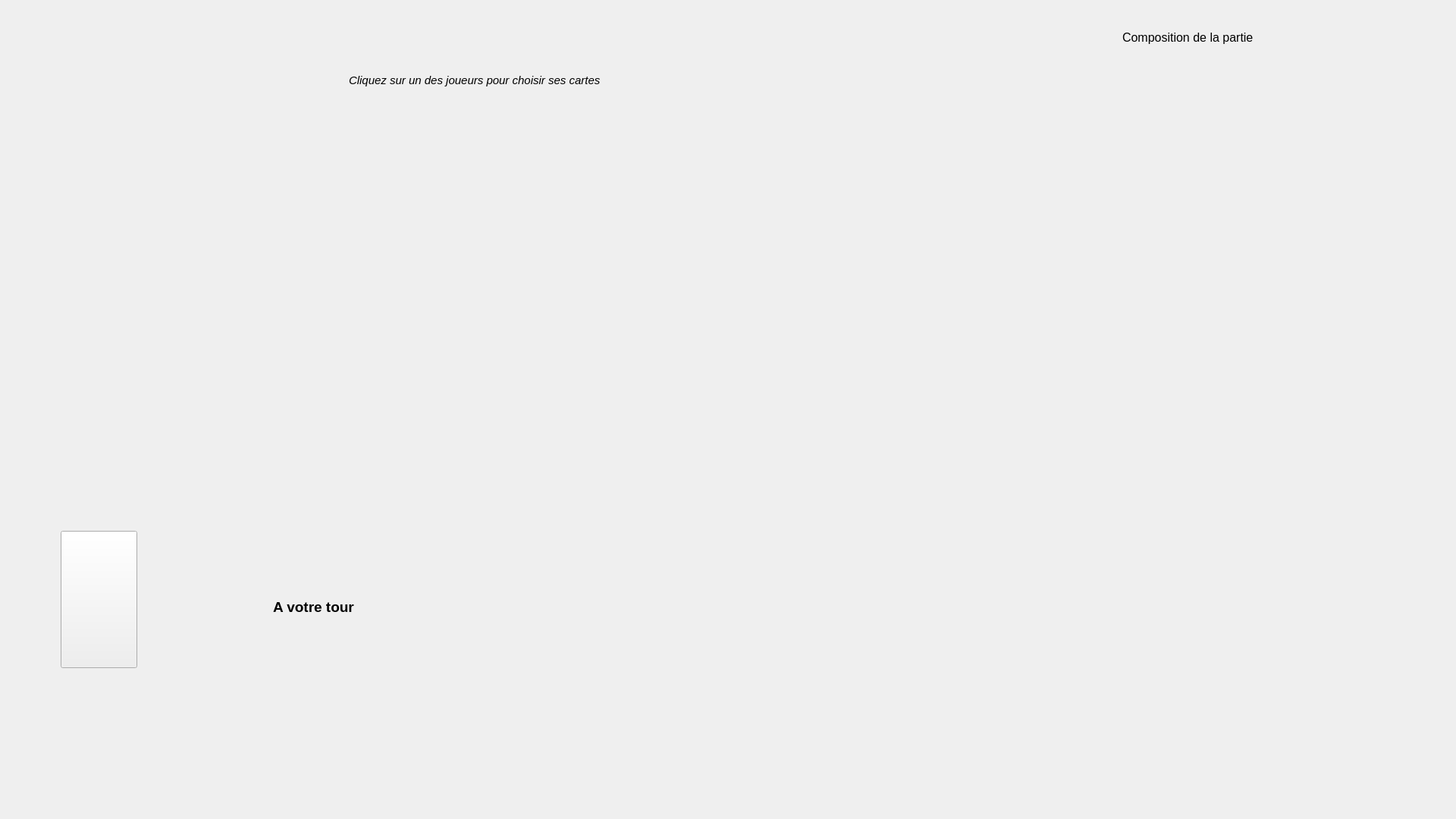
<?xml version="1.0" encoding="UTF-8"?>
<ui version="4.0">
 <class>Plateau_solo</class>
 <widget class="QWidget" name="Plateau_solo">
  <property name="geometry">
   <rect>
    <x>0</x>
    <y>0</y>
    <width>1920</width>
    <height>1080</height>
   </rect>
  </property>
  <property name="sizePolicy">
   <sizepolicy hsizetype="Preferred" vsizetype="Preferred">
    <horstretch>0</horstretch>
    <verstretch>0</verstretch>
   </sizepolicy>
  </property>
  <property name="font">
   <font>
    <family>Merriweather</family>
   </font>
  </property>
  <property name="windowTitle">
   <string>Form</string>
  </property>
  <property name="styleSheet">
   <string notr="true">QGridLayout#gridLayout_cards QPushButton
{
    border-color : #ff0000;
	background-color: none;
}

</string>
  </property>
  <layout class="QGridLayout" name="gridLayout">
   <property name="leftMargin">
    <number>0</number>
   </property>
   <property name="topMargin">
    <number>0</number>
   </property>
   <property name="rightMargin">
    <number>0</number>
   </property>
   <property name="bottomMargin">
    <number>0</number>
   </property>
   <item row="0" column="1">
    <widget class="QWidget" name="centralWidget" native="true">
     <property name="sizePolicy">
      <sizepolicy hsizetype="Expanding" vsizetype="Expanding">
       <horstretch>0</horstretch>
       <verstretch>0</verstretch>
      </sizepolicy>
     </property>
     <widget class="QWidget" name="layoutWidget">
      <property name="geometry">
       <rect>
        <x>120</x>
        <y>120</y>
        <width>1171</width>
        <height>121</height>
       </rect>
      </property>
      <layout class="QGridLayout" name="gridLayout_joueurs"/>
     </widget>
     <widget class="QWidget" name="layoutWidget">
      <property name="geometry">
       <rect>
        <x>250</x>
        <y>320</y>
        <width>941</width>
        <height>321</height>
       </rect>
      </property>
      <layout class="QGridLayout" name="gridLayout_jeu_milieu"/>
     </widget>
     <widget class="QLabel" name="labelAvotre">
      <property name="geometry">
       <rect>
        <x>360</x>
        <y>770</y>
        <width>141</width>
        <height>61</height>
       </rect>
      </property>
      <property name="font">
       <font>
        <pointsize>14</pointsize>
        <weight>75</weight>
        <bold>true</bold>
       </font>
      </property>
      <property name="text">
       <string>A votre tour</string>
      </property>
     </widget>
     <widget class="QLabel" name="label_3">
      <property name="geometry">
       <rect>
        <x>460</x>
        <y>80</y>
        <width>521</width>
        <height>51</height>
       </rect>
      </property>
      <property name="font">
       <font>
        <pointsize>11</pointsize>
        <italic>true</italic>
       </font>
      </property>
      <property name="text">
       <string>Cliquez sur un des joueurs pour choisir ses cartes</string>
      </property>
     </widget>
     <widget class="QWidget" name="stats_widget" native="true">
      <property name="geometry">
       <rect>
        <x>1360</x>
        <y>0</y>
        <width>561</width>
        <height>1081</height>
       </rect>
      </property>
      <layout class="QGridLayout" name="gridLayout_3">
       <property name="leftMargin">
        <number>120</number>
       </property>
       <property name="topMargin">
        <number>0</number>
       </property>
       <property name="rightMargin">
        <number>0</number>
       </property>
       <property name="bottomMargin">
        <number>0</number>
       </property>
       <item row="6" column="0">
        <spacer name="verticalSpacer">
         <property name="orientation">
          <enum>Qt::Vertical</enum>
         </property>
         <property name="sizeType">
          <enum>QSizePolicy::MinimumExpanding</enum>
         </property>
         <property name="sizeHint" stdset="0">
          <size>
           <width>20</width>
           <height>40</height>
          </size>
         </property>
        </spacer>
       </item>
       <item row="5" column="1">
        <spacer name="horizontalSpacer">
         <property name="orientation">
          <enum>Qt::Horizontal</enum>
         </property>
         <property name="sizeType">
          <enum>QSizePolicy::Preferred</enum>
         </property>
         <property name="sizeHint" stdset="0">
          <size>
           <width>40</width>
           <height>20</height>
          </size>
         </property>
        </spacer>
       </item>
       <item row="1" column="0" colspan="2">
        <widget class="QLabel" name="label">
         <property name="maximumSize">
          <size>
           <width>16777215</width>
           <height>80</height>
          </size>
         </property>
         <property name="font">
          <font>
           <pointsize>12</pointsize>
          </font>
         </property>
         <property name="text">
          <string>Composition de la partie</string>
         </property>
        </widget>
       </item>
       <item row="3" column="0" colspan="2">
        <layout class="QGridLayout" name="gridLayout_info_manches"/>
       </item>
       <item row="4" column="0">
        <spacer name="verticalSpacer_2">
         <property name="orientation">
          <enum>Qt::Vertical</enum>
         </property>
         <property name="sizeType">
          <enum>QSizePolicy::Minimum</enum>
         </property>
         <property name="sizeHint" stdset="0">
          <size>
           <width>20</width>
           <height>40</height>
          </size>
         </property>
        </spacer>
       </item>
       <item row="5" column="0">
        <layout class="QGridLayout" name="gridLayout_bouton"/>
       </item>
       <item row="0" column="0">
        <spacer name="verticalSpacer_3">
         <property name="orientation">
          <enum>Qt::Vertical</enum>
         </property>
         <property name="sizeType">
          <enum>QSizePolicy::Minimum</enum>
         </property>
         <property name="sizeHint" stdset="0">
          <size>
           <width>20</width>
           <height>40</height>
          </size>
         </property>
        </spacer>
       </item>
       <item row="2" column="0">
        <spacer name="verticalSpacer_4">
         <property name="orientation">
          <enum>Qt::Vertical</enum>
         </property>
         <property name="sizeType">
          <enum>QSizePolicy::Minimum</enum>
         </property>
         <property name="sizeHint" stdset="0">
          <size>
           <width>20</width>
           <height>40</height>
          </size>
         </property>
        </spacer>
       </item>
      </layout>
     </widget>
     <widget class="QPushButton" name="profilJoueur">
      <property name="geometry">
       <rect>
        <x>80</x>
        <y>700</y>
        <width>101</width>
        <height>181</height>
       </rect>
      </property>
      <property name="text">
       <string/>
      </property>
     </widget>
     <widget class="QWidget" name="layoutWidget_2">
      <property name="geometry">
       <rect>
        <x>530</x>
        <y>690</y>
        <width>771</width>
        <height>261</height>
       </rect>
      </property>
      <layout class="QGridLayout" name="gridLayout_cards"/>
     </widget>
    </widget>
   </item>
  </layout>
 </widget>
 <resources/>
 <connections/>
</ui>
